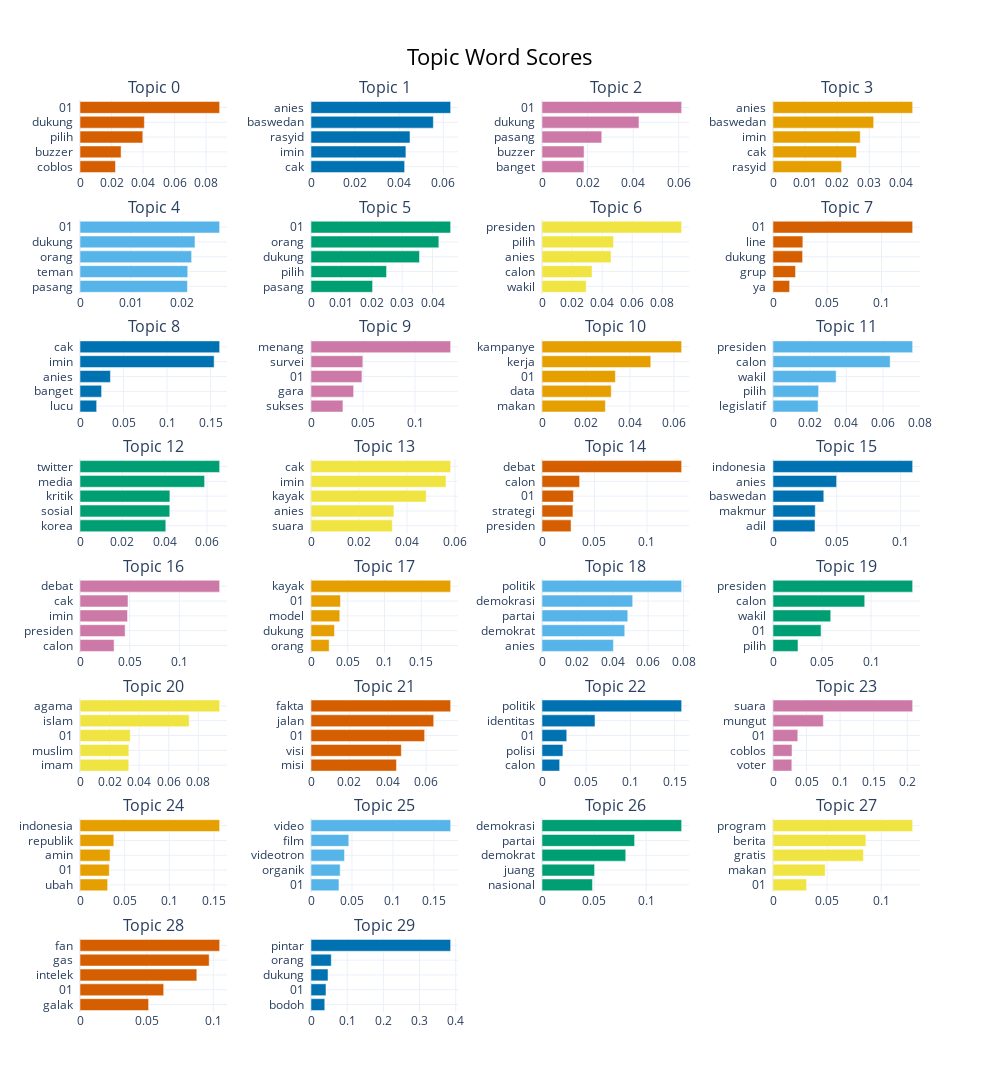

Here is the notebook cell this chart was saved with:
### Code cell
from sklearn.cluster import KMeans

num_topics = 30
kmeans_model = KMeans(n_clusters=num_topics, random_state=42)

topic_model_kmeans = BERTopic(
    embedding_model=embedding_model,
    umap_model=umap_model,
    hdbscan_model=kmeans_model,
    calculate_probabilities=False,
    verbose=True
)

topics_kmeans, _ = topic_model_kmeans.fit_transform(docs)

topic_model_kmeans.visualize_barchart(top_n_topics=30)

### Figure 1 — Plotly figure (JSON) as saved in the notebook; plotly's stock layout.template omitted (floating-point values rounded to 4 significant figures)
{"data": [{"marker": {"color": "#D55E00"}, "orientation": "h", "type": "bar", "x": [0.02251, 0.02607, 0.03984, 0.04083, 0.08859], "xaxis": "x", "y": ["coblos  ", "buzzer  ", "pilih  ", "dukung  ", "01  "], "yaxis": "y"}, {"marker": {"color": "#0072B2"}, "orientation": "h", "type": "bar", "x": [0.04247, 0.04305, 0.0449, 0.05549, 0.06334], "xaxis": "x2", "y": ["cak  ", "imin  ", "rasyid  ", "baswedan  ", "anies  "], "yaxis": "y2"}, {"marker": {"color": "#CC79A7"}, "orientation": "h", "type": "bar", "x": [0.01841, 0.01846, 0.02622, 0.04256, 0.06128], "xaxis": "x3", "y": ["banget  ", "buzzer  ", "pasang  ", "dukung  ", "01  "], "yaxis": "y3"}, {"marker": {"color": "#E69F00"}, "orientation": "h", "type": "bar", "x": [0.02139, 0.02602, 0.02719, 0.03137, 0.04351], "xaxis": "x4", "y": ["rasyid  ", "cak  ", "imin  ", "baswedan  ", "anies  "], "yaxis": "y4"}, {"marker": {"color": "#56B4E9"}, "orientation": "h", "type": "bar", "x": [0.02111, 0.02117, 0.02193, 0.02259, 0.02744], "xaxis": "x5", "y": ["pasang  ", "teman  ", "orang  ", "dukung  ", "01  "], "yaxis": "y5"}, {"marker": {"color": "#009E73"}, "orientation": "h", "type": "bar", "x": [0.02027, 0.02487, 0.03571, 0.04208, 0.04597], "xaxis": "x6", "y": ["pasang  ", "pilih  ", "dukung  ", "orang  ", "01  "], "yaxis": "y6"}, {"marker": {"color": "#F0E442"}, "orientation": "h", "type": "bar", "x": [0.0294, 0.03329, 0.04594, 0.0476, 0.0929], "xaxis": "x7", "y": ["wakil  ", "calon  ", "anies  ", "pilih  ", "presiden  "], "yaxis": "y7"}, {"marker": {"color": "#D55E00"}, "orientation": "h", "type": "bar", "x": [0.01534, 0.02077, 0.02728, 0.02753, 0.1287], "xaxis": "x8", "y": ["ya  ", "grup  ", "dukung  ", "line  ", "01  "], "yaxis": "y8"}, {"marker": {"color": "#0072B2"}, "orientation": "h", "type": "bar", "x": [0.01913, 0.0248, 0.03494, 0.1541, 0.1604], "xaxis": "x9", "y": ["lucu  ", "banget  ", "anies  ", "imin  ", "cak  "], "yaxis": "y9"}, {"marker": {"color": "#CC79A7"}, "orientation": "h", "type": "bar", "x": [0.03072, 0.04097, 0.04898, 0.04983, 0.1343], "xaxis": "x10", "y": ["sukses  ", "gara  ", "01  ", "survei  ", "menang  "], "yaxis": "y10"}, {"marker": {"color": "#E69F00"}, "orientation": "h", "type": "bar", "x": [0.02884, 0.0315, 0.0334, 0.04949, 0.06353], "xaxis": "x11", "y": ["makan  ", "data  ", "01  ", "kerja  ", "kampanye  "], "yaxis": "y11"}, {"marker": {"color": "#56B4E9"}, "orientation": "h", "type": "bar", "x": [0.02462, 0.02488, 0.03446, 0.06394, 0.07621], "xaxis": "x12", "y": ["legislatif  ", "pilih  ", "wakil  ", "calon  ", "presiden  "], "yaxis": "y12"}, {"marker": {"color": "#009E73"}, "orientation": "h", "type": "bar", "x": [0.04053, 0.04241, 0.04245, 0.05886, 0.06597], "xaxis": "x13", "y": ["korea  ", "sosial  ", "kritik  ", "media  ", "twitter  "], "yaxis": "y13"}, {"marker": {"color": "#F0E442"}, "orientation": "h", "type": "bar", "x": [0.03388, 0.03455, 0.04797, 0.05623, 0.05816], "xaxis": "x14", "y": ["suara  ", "anies  ", "kayak  ", "imin  ", "cak  "], "yaxis": "y14"}, {"marker": {"color": "#D55E00"}, "orientation": "h", "type": "bar", "x": [0.02767, 0.02946, 0.02993, 0.03583, 0.133], "xaxis": "x15", "y": ["presiden  ", "strategi  ", "01  ", "calon  ", "debat  "], "yaxis": "y15"}, {"marker": {"color": "#0072B2"}, "orientation": "h", "type": "bar", "x": [0.03293, 0.03311, 0.03981, 0.04986, 0.1095], "xaxis": "x16", "y": ["adil  ", "makmur  ", "baswedan  ", "anies  ", "indonesia  "], "yaxis": "y16"}, {"marker": {"color": "#CC79A7"}, "orientation": "h", "type": "bar", "x": [0.03428, 0.04538, 0.04783, 0.04828, 0.1405], "xaxis": "x17", "y": ["calon  ", "presiden  ", "imin  ", "cak  ", "debat  "], "yaxis": "y17"}, {"marker": {"color": "#E69F00"}, "orientation": "h", "type": "bar", "x": [0.0247, 0.03192, 0.03917, 0.04003, 0.1899], "xaxis": "x18", "y": ["orang  ", "dukung  ", "model  ", "01  ", "kayak  "], "yaxis": "y18"}, {"marker": {"color": "#56B4E9"}, "orientation": "h", "type": "bar", "x": [0.04037, 0.04678, 0.04849, 0.05127, 0.07895], "xaxis": "x19", "y": ["anies  ", "demokrat  ", "partai  ", "demokrasi  ", "politik  "], "yaxis": "y19"}, {"marker": {"color": "#009E73"}, "orientation": "h", "type": "bar", "x": [0.02547, 0.04899, 0.05886, 0.0935, 0.1423], "xaxis": "x20", "y": ["pilih  ", "01  ", "wakil  ", "calon  ", "presiden  "], "yaxis": "y20"}, {"marker": {"color": "#F0E442"}, "orientation": "h", "type": "bar", "x": [0.03299, 0.03306, 0.03399, 0.07382, 0.09442], "xaxis": "x21", "y": ["imam  ", "muslim  ", "01  ", "islam  ", "agama  "], "yaxis": "y21"}, {"marker": {"color": "#D55E00"}, "orientation": "h", "type": "bar", "x": [0.04454, 0.04707, 0.05922, 0.06395, 0.07278], "xaxis": "x22", "y": ["misi  ", "visi  ", "01  ", "jalan  ", "fakta  "], "yaxis": "y22"}, {"marker": {"color": "#0072B2"}, "orientation": "h", "type": "bar", "x": [0.01996, 0.02365, 0.028, 0.05994, 0.1579], "xaxis": "x23", "y": ["calon  ", "polisi  ", "01  ", "identitas  ", "politik  "], "yaxis": "y23"}, {"marker": {"color": "#CC79A7"}, "orientation": "h", "type": "bar", "x": [0.02804, 0.02833, 0.03693, 0.07501, 0.2081], "xaxis": "x24", "y": ["voter  ", "coblos  ", "01  ", "mungut  ", "suara  "], "yaxis": "y24"}, {"marker": {"color": "#E69F00"}, "orientation": "h", "type": "bar", "x": [0.03097, 0.03278, 0.03365, 0.03786, 0.1563], "xaxis": "x25", "y": ["ubah  ", "01  ", "amin  ", "republik  ", "indonesia  "], "yaxis": "y25"}, {"marker": {"color": "#56B4E9"}, "orientation": "h", "type": "bar", "x": [0.03413, 0.03559, 0.04091, 0.04614, 0.1705], "xaxis": "x26", "y": ["01  ", "organik  ", "videotron  ", "film  ", "video  "], "yaxis": "y26"}, {"marker": {"color": "#009E73"}, "orientation": "h", "type": "bar", "x": [0.04842, 0.05048, 0.08039, 0.08889, 0.134], "xaxis": "x27", "y": ["nasional  ", "juang  ", "demokrat  ", "partai  ", "demokrasi  "], "yaxis": "y27"}, {"marker": {"color": "#F0E442"}, "orientation": "h", "type": "bar", "x": [0.03105, 0.04822, 0.08354, 0.08582, 0.129], "xaxis": "x28", "y": ["01  ", "makan  ", "gratis  ", "berita  ", "program  "], "yaxis": "y28"}, {"marker": {"color": "#D55E00"}, "orientation": "h", "type": "bar", "x": [0.05149, 0.06281, 0.08768, 0.09695, 0.1048], "xaxis": "x29", "y": ["galak  ", "01  ", "intelek  ", "gas  ", "fan  "], "yaxis": "y29"}, {"marker": {"color": "#0072B2"}, "orientation": "h", "type": "bar", "x": [0.03806, 0.0414, 0.047, 0.05602, 0.3859], "xaxis": "x30", "y": ["bodoh  ", "01  ", "dukung  ", "orang  ", "pintar  "], "yaxis": "y30"}], "layout": {"annotations": [{"font": {"size": 16}, "showarrow": false, "text": "Topic 0", "x": 0.0875, "xanchor": "center", "xref": "paper", "y": 1, "yanchor": "bottom", "yref": "paper"}, {"font": {"size": 16}, "showarrow": false, "text": "Topic 1", "x": 0.3625, "xanchor": "center", "xref": "paper", "y": 1, "yanchor": "bottom", "yref": "paper"}, {"font": {"size": 16}, "showarrow": false, "text": "Topic 2", "x": 0.6375, "xanchor": "center", "xref": "paper", "y": 1, "yanchor": "bottom", "yref": "paper"}, {"font": {"size": 16}, "showarrow": false, "text": "Topic 3", "x": 0.9125, "xanchor": "center", "xref": "paper", "y": 1, "yanchor": "bottom", "yref": "paper"}, {"font": {"size": 16}, "showarrow": false, "text": "Topic 4", "x": 0.0875, "xanchor": "center", "xref": "paper", "y": 0.8687, "yanchor": "bottom", "yref": "paper"}, {"font": {"size": 16}, "showarrow": false, "text": "Topic 5", "x": 0.3625, "xanchor": "center", "xref": "paper", "y": 0.8687, "yanchor": "bottom", "yref": "paper"}, {"font": {"size": 16}, "showarrow": false, "text": "Topic 6", "x": 0.6375, "xanchor": "center", "xref": "paper", "y": 0.8687, "yanchor": "bottom", "yref": "paper"}, {"font": {"size": 16}, "showarrow": false, "text": "Topic 7", "x": 0.9125, "xanchor": "center", "xref": "paper", "y": 0.8687, "yanchor": "bottom", "yref": "paper"}, {"font": {"size": 16}, "showarrow": false, "text": "Topic 8", "x": 0.0875, "xanchor": "center", "xref": "paper", "y": 0.7375, "yanchor": "bottom", "yref": "paper"}, {"font": {"size": 16}, "showarrow": false, "text": "Topic 9", "x": 0.3625, "xanchor": "center", "xref": "paper", "y": 0.7375, "yanchor": "bottom", "yref": "paper"}, {"font": {"size": 16}, "showarrow": false, "text": "Topic 10", "x": 0.6375, "xanchor": "center", "xref": "paper", "y": 0.7375, "yanchor": "bottom", "yref": "paper"}, {"font": {"size": 16}, "showarrow": false, "text": "Topic 11", "x": 0.9125, "xanchor": "center", "xref": "paper", "y": 0.7375, "yanchor": "bottom", "yref": "paper"}, {"font": {"size": 16}, "showarrow": false, "text": "Topic 12", "x": 0.0875, "xanchor": "center", "xref": "paper", "y": 0.6062, "yanchor": "bottom", "yref": "paper"}, {"font": {"size": 16}, "showarrow": false, "text": "Topic 13", "x": 0.3625, "xanchor": "center", "xref": "paper", "y": 0.6062, "yanchor": "bottom", "yref": "paper"}, {"font": {"size": 16}, "showarrow": false, "text": "Topic 14", "x": 0.6375, "xanchor": "center", "xref": "paper", "y": 0.6062, "yanchor": "bottom", "yref": "paper"}, {"font": {"size": 16}, "showarrow": false, "text": "Topic 15", "x": 0.9125, "xanchor": "center", "xref": "paper", "y": 0.6062, "yanchor": "bottom", "yref": "paper"}, {"font": {"size": 16}, "showarrow": false, "text": "Topic 16", "x": 0.0875, "xanchor": "center", "xref": "paper", "y": 0.475, "yanchor": "bottom", "yref": "paper"}, {"font": {"size": 16}, "showarrow": false, "text": "Topic 17", "x": 0.3625, "xanchor": "center", "xref": "paper", "y": 0.475, "yanchor": "bottom", "yref": "paper"}, {"font": {"size": 16}, "showarrow": false, "text": "Topic 18", "x": 0.6375, "xanchor": "center", "xref": "paper", "y": 0.475, "yanchor": "bottom", "yref": "paper"}, {"font": {"size": 16}, "showarrow": false, "text": "Topic 19", "x": 0.9125, "xanchor": "center", "xref": "paper", "y": 0.475, "yanchor": "bottom", "yref": "paper"}, {"font": {"size": 16}, "showarrow": false, "text": "Topic 20", "x": 0.0875, "xanchor": "center", "xref": "paper", "y": 0.3437, "yanchor": "bottom", "yref": "paper"}, {"font": {"size": 16}, "showarrow": false, "text": "Topic 21", "x": 0.3625, "xanchor": "center", "xref": "paper", "y": 0.3437, "yanchor": "bottom", "yref": "paper"}, {"font": {"size": 16}, "showarrow": false, "text": "Topic 22", "x": 0.6375, "xanchor": "center", "xref": "paper", "y": 0.3437, "yanchor": "bottom", "yref": "paper"}, {"font": {"size": 16}, "showarrow": false, "text": "Topic 23", "x": 0.9125, "xanchor": "center", "xref": "paper", "y": 0.3437, "yanchor": "bottom", "yref": "paper"}, {"font": {"size": 16}, "showarrow": false, "text": "Topic 24", "x": 0.0875, "xanchor": "center", "xref": "paper", "y": 0.2125, "yanchor": "bottom", "yref": "paper"}, {"font": {"size": 16}, "showarrow": false, "text": "Topic 25", "x": 0.3625, "xanchor": "center", "xref": "paper", "y": 0.2125, "yanchor": "bottom", "yref": "paper"}, {"font": {"size": 16}, "showarrow": false, "text": "Topic 26", "x": 0.6375, "xanchor": "center", "xref": "paper", "y": 0.2125, "yanchor": "bottom", "yref": "paper"}, {"font": {"size": 16}, "showarrow": false, "text": "Topic 27", "x": 0.9125, "xanchor": "center", "xref": "paper", "y": 0.2125, "yanchor": "bottom", "yref": "paper"}, {"font": {"size": 16}, "showarrow": false, "text": "Topic 28", "x": 0.0875, "xanchor": "center", "xref": "paper", "y": 0.08125, "yanchor": "bottom", "yref": "paper"}, {"font": {"size": 16}, "showarrow": false, "text": "Topic 29", "x": 0.3625, "xanchor": "center", "xref": "paper", "y": 0.08125, "yanchor": "bottom", "yref": "paper"}], "height": 2000, "hoverlabel": {"bgcolor": "white", "font": {"family": "Rockwell", "size": 16}}, "showlegend": false, "title": {"font": {"color": "Black", "size": 22}, "text": "Topic Word Scores", "x": 0.5, "xanchor": "center", "yanchor": "top"}, "width": 1000, "xaxis": {"anchor": "y", "domain": [0, 0.175], "showgrid": true}, "xaxis10": {"anchor": "y10", "domain": [0.275, 0.45], "showgrid": true}, "xaxis11": {"anchor": "y11", "domain": [0.55, 0.725], "showgrid": true}, "xaxis12": {"anchor": "y12", "domain": [0.825, 1], "showgrid": true}, "xaxis13": {"anchor": "y13", "domain": [0, 0.175], "showgrid": true}, "xaxis14": {"anchor": "y14", "domain": [0.275, 0.45], "showgrid": true}, "xaxis15": {"anchor": "y15", "domain": [0.55, 0.725], "showgrid": true}, "xaxis16": {"anchor": "y16", "domain": [0.825, 1], "showgrid": true}, "xaxis17": {"anchor": "y17", "domain": [0, 0.175], "showgrid": true}, "xaxis18": {"anchor": "y18", "domain": [0.275, 0.45], "showgrid": true}, "xaxis19": {"anchor": "y19", "domain": [0.55, 0.725], "showgrid": true}, "xaxis2": {"anchor": "y2", "domain": [0.275, 0.45], "showgrid": true}, "xaxis20": {"anchor": "y20", "domain": [0.825, 1], "showgrid": true}, "xaxis21": {"anchor": "y21", "domain": [0, 0.175], "showgrid": true}, "xaxis22": {"anchor": "y22", "domain": [0.275, 0.45], "showgrid": true}, "xaxis23": {"anchor": "y23", "domain": [0.55, 0.725], "showgrid": true}, "xaxis24": {"anchor": "y24", "domain": [0.825, 1], "showgrid": true}, "xaxis25": {"anchor": "y25", "domain": [0, 0.175], "showgrid": true}, "xaxis26": {"anchor": "y26", "domain": [0.275, 0.45], "showgrid": true}, "xaxis27": {"anchor": "y27", "domain": [0.55, 0.725], "showgrid": true}, "xaxis28": {"anchor": "y28", "domain": [0.825, 1], "showgrid": true}, "xaxis29": {"anchor": "y29", "domain": [0, 0.175], "showgrid": true}, "xaxis3": {"anchor": "y3", "domain": [0.55, 0.725], "showgrid": true}, "xaxis30": {"anchor": "y30", "domain": [0.275, 0.45], "showgrid": true}, "xaxis31": {"anchor": "y31", "domain": [0.55, 0.725], "showgrid": true}, "xaxis32": {"anchor": "y32", "domain": [0.825, 1], "showgrid": true}, "xaxis4": {"anchor": "y4", "domain": [0.825, 1], "showgrid": true}, "xaxis5": {"anchor": "y5", "domain": [0, 0.175], "showgrid": true}, "xaxis6": {"anchor": "y6", "domain": [0.275, 0.45], "showgrid": true}, "xaxis7": {"anchor": "y7", "domain": [0.55, 0.725], "showgrid": true}, "xaxis8": {"anchor": "y8", "domain": [0.825, 1], "showgrid": true}, "xaxis9": {"anchor": "y9", "domain": [0, 0.175], "showgrid": true}, "yaxis": {"anchor": "x", "domain": [0.9187, 1], "showgrid": true}, "yaxis10": {"anchor": "x10", "domain": [0.6562, 0.7375], "showgrid": true}, "yaxis11": {"anchor": "x11", "domain": [0.6562, 0.7375], "showgrid": true}, "yaxis12": {"anchor": "x12", "domain": [0.6562, 0.7375], "showgrid": true}, "yaxis13": {"anchor": "x13", "domain": [0.525, 0.6062], "showgrid": true}, "yaxis14": {"anchor": "x14", "domain": [0.525, 0.6062], "showgrid": true}, "yaxis15": {"anchor": "x15", "domain": [0.525, 0.6062], "showgrid": true}, "yaxis16": {"anchor": "x16", "domain": [0.525, 0.6062], "showgrid": true}, "yaxis17": {"anchor": "x17", "domain": [0.3937, 0.475], "showgrid": true}, "yaxis18": {"anchor": "x18", "domain": [0.3937, 0.475], "showgrid": true}, "yaxis19": {"anchor": "x19", "domain": [0.3937, 0.475], "showgrid": true}, "yaxis2": {"anchor": "x2", "domain": [0.9187, 1], "showgrid": true}, "yaxis20": {"anchor": "x20", "domain": [0.3937, 0.475], "showgrid": true}, "yaxis21": {"anchor": "x21", "domain": [0.2625, 0.3437], "showgrid": true}, "yaxis22": {"anchor": "x22", "domain": [0.2625, 0.3437], "showgrid": true}, "yaxis23": {"anchor": "x23", "domain": [0.2625, 0.3437], "showgrid": true}, "yaxis24": {"anchor": "x24", "domain": [0.2625, 0.3437], "showgrid": true}, "yaxis25": {"anchor": "x25", "domain": [0.1312, 0.2125], "showgrid": true}, "yaxis26": {"anchor": "x26", "domain": [0.1312, 0.2125], "showgrid": true}, "yaxis27": {"anchor": "x27", "domain": [0.1312, 0.2125], "showgrid": true}, "yaxis28": {"anchor": "x28", "domain": [0.1312, 0.2125], "showgrid": true}, "yaxis29": {"anchor": "x29", "domain": [0, 0.08125], "showgrid": true}, "yaxis3": {"anchor": "x3", "domain": [0.9187, 1], "showgrid": true}, "yaxis30": {"anchor": "x30", "domain": [0, 0.08125], "showgrid": true}, "yaxis31": {"anchor": "x31", "domain": [0, 0.08125], "showgrid": true}, "yaxis32": {"anchor": "x32", "domain": [0, 0.08125], "showgrid": true}, "yaxis4": {"anchor": "x4", "domain": [0.9187, 1], "showgrid": true}, "yaxis5": {"anchor": "x5", "domain": [0.7875, 0.8687], "showgrid": true}, "yaxis6": {"anchor": "x6", "domain": [0.7875, 0.8687], "showgrid": true}, "yaxis7": {"anchor": "x7", "domain": [0.7875, 0.8687], "showgrid": true}, "yaxis8": {"anchor": "x8", "domain": [0.7875, 0.8687], "showgrid": true}, "yaxis9": {"anchor": "x9", "domain": [0.6562, 0.7375], "showgrid": true}}}
